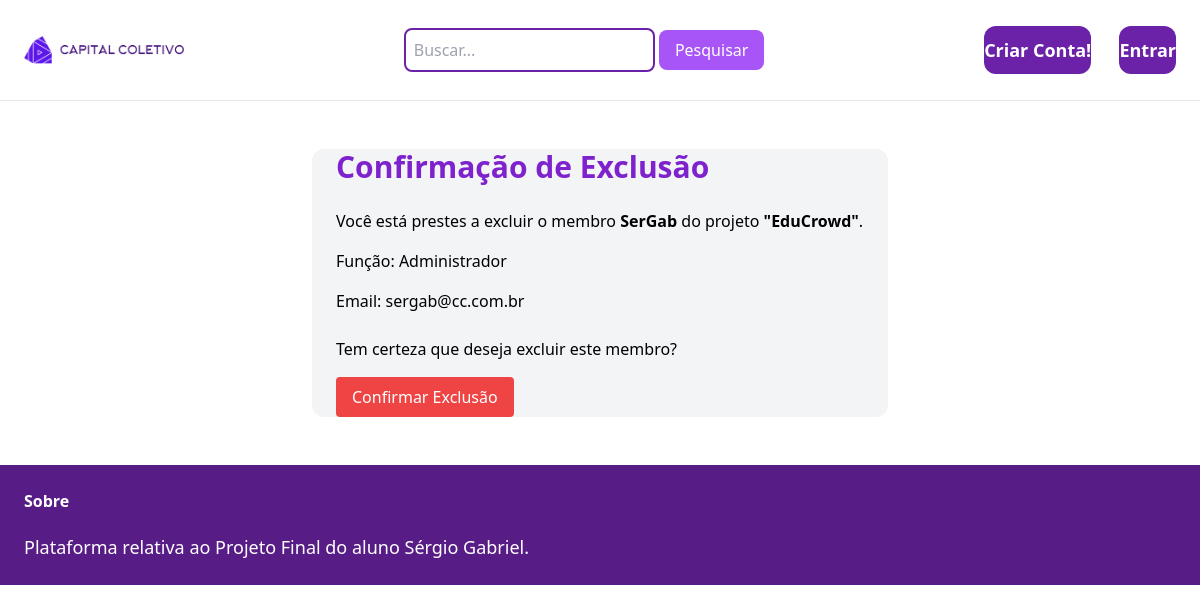
/projetos/confirma_excluir_membro/33/, run on the app's committed database.
### projetos/models.py (models this page shows, shortened)
class MembroProjeto(models.Model):
    usuario = models.ForeignKey(Usuario, on_delete=models.CASCADE)
    projeto = models.ForeignKey(Projeto, on_delete=models.CASCADE)
    FUNCAO_CHOICES = (
        ('MEMBRO', 'Membro'),
        ('ADMINISTRADOR', 'Administrador'),
    )
    funcao = models.CharField(max_length=15, choices=FUNCAO_CHOICES, default='MEMBRO')
    data_inclusao = models.DateField(auto_now_add=True, blank=True, null=True)

class Projeto(models.Model):
    titulo = models.CharField(max_length=255, default='')
    imagem_perfil = models.ImageField(upload_to='projeto_imagens/', default='default_projeto.jpg')
    texto = models.TextField(max_length=5000, default='')
    categoria = models.ForeignKey(Interesse, related_name='projetos', blank=True, null=True, on_delete=models.CASCADE)
    imagem1 = models.ImageField(upload_to='imagens_pitch_deck/', blank=True, null=True)
    imagem2 = models.ImageField(upload_to='imagens_pitch_deck/', blank=True, null=True)
    imagem3 = models.ImageField(upload_to='imagens_pitch_deck/', blank=True, null=True)
    data_criacao = models.DateField(auto_now_add=True, blank=True, null=True)
    tem_campanha = models.BooleanField(default=False)
    membros = models.ManyToManyField(Usuario, through='MembroProjeto')
    organizacao_captadora = models.ForeignKey(OrganizacaoCaptadora, on_delete=models.CASCADE, related_name='projetos', null=True, blank=True)

### usuarios/models.py (models this page shows, shortened)
class Usuario(AbstractBaseUser, PermissionsMixin):
    email = models.EmailField(blank=True, default='', unique=True)
    nome = models.CharField(max_length=255, blank=True, default='')
    data_nasc = models.DateField(null=True, blank=True)
    imagem_perfil = models.ImageField(upload_to='imagens_perfil/', null=True, blank=True)
    interesses = models.ManyToManyField(Interesse, related_name='usuarios')
    tem_organizacao = models.BooleanField(default=False)
    organizacao_id = models.PositiveIntegerField(null=True, blank=True, default=None)
    is_active = models.BooleanField(default=True)
    is_superuser = models.BooleanField(default=False)
    is_staff = models.BooleanField(default=False)
    data_entrou = models.DateTimeField(default=timezone.now)
    ultimo_login = models.DateField(blank=True, null=True)
    objects = GerenciadorUsuario()
    USERNAME_FIELD = 'email'
    EMAIL_FIELD = 'email'
    REQUIRED_FIELDS = []
    class Meta:
        verbose_name = 'Usuario'
        verbose_name_plural = 'Usuarios'

### projetos/views.py (the view)
# urls.py: path('confirma_excluir_membro/<int:membro_id>/', views.confirma_excluir_membro, name='confirma_excluir_membro'),
def confirma_excluir_membro(request, membro_id):
    membro = get_object_or_404(MembroProjeto, pk=membro_id)
    projeto_id = membro.projeto.id  # Salvamos o ID do projeto antes de excluir o membro
    if request.method == 'POST':
        membro.delete()
        return redirect('projetos:principal_proj', pk=projeto_id)
    return render(request, 'projetos/18_Confirmacao_Excluir_Membro_Projeto.html', {
        'titulo': 'Excluir Membro',
        'membro': membro,
    })

### projetos/templates/projetos/18_Confirmacao_Excluir_Membro_Projeto.html (shortened to what this page needs)
{% extends 'usuarios/base.html' %}
{% block conteudo %}
<div class="w-1/2 my-6 mx-auto px-6 bg-gray-100 rounded-xl">
    <h1 class="text-purple-700 text-3xl font-bold mb-6 text-bold">Confirmação de Exclusão</h1>
        <p class="mb-4">Você está prestes a excluir o membro <strong>{{ membro.usuario.nome }}</strong> do projeto <strong>"{{ membro.projeto.titulo }}"</strong>.</p>
        <p class="mb-4">Função: {{ membro.get_funcao_display }}</p>
        <p class="mb-6">Email: {{ membro.usuario.email }}</p>
        <form action="{% url 'projetos:confirma_excluir_membro' membro.id %}" method="post">
            <p class="mb-4">Tem certeza que deseja excluir este membro?</p>
            <button type="submit" class="bg-red-500 text-white px-4 py-2 rounded">Confirmar Exclusão</button>
        </form>
</div>
{% endblock %}

### data on the page
MembroProjeto: usuario.nome "SerGab", projeto.titulo "EduCrowd", funcao "Administrador", usuario.email "sergab@cc.com.br"
